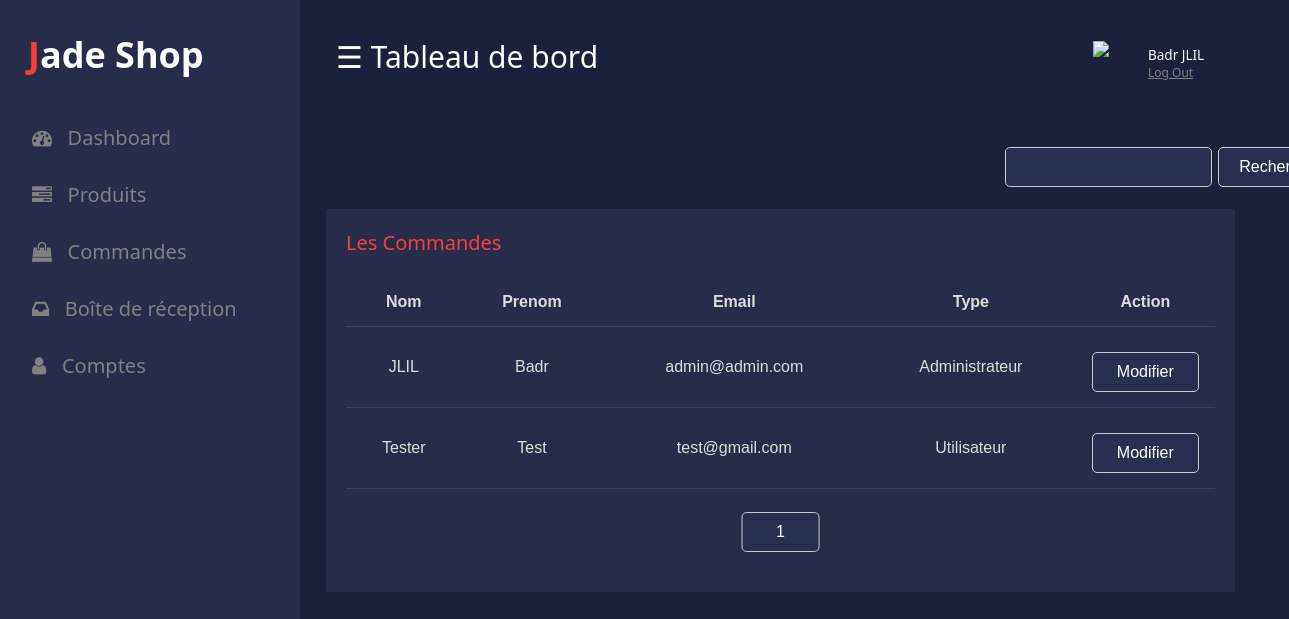
The app's page /admin/users.php (signed in) with its own data.
### tables this page shows
CREATE TABLE `clients` (
  `idClient` int(11) NOT NULL AUTO_INCREMENT,
  `prenom` varchar(10) NOT NULL,
  `nom` varchar(10) NOT NULL,
  `email` varchar(35) NOT NULL,
  `password` varchar(20) NOT NULL,
  `type` varchar(15) NOT NULL DEFAULT 'Utilisateur',
  PRIMARY KEY (`idClient`),
  UNIQUE KEY `email` (`email`)
);

### admin/users.php (the view, shortened to what this page needs)
<?php
require_once("../connexion.php");
if(isset($_GET['lpage'])){
  $lpage=$_GET['lpage'];
}else{
  $lpage=0;
}
if(isset($_GET['keyword'])){
  $keyword=$_GET['keyword'];
  $sql="select idClient, prenom, nom, email, type from Clients WHERE nom like '%$keyword%' OR prenom like '%$keyword%' OR email like '%$keyword%' ";
}else{
  $sql="select idClient, prenom, nom, email, type from Clients";
}
$reponse=mysqli_query($connexion,$sql);
?>
<!Doctype HTML>
<html>
<head>
	<link rel="stylesheet" href="../css/dashboard.css" type="text/css"/>
	<link rel="stylesheet" href="https://cdnjs.cloudflare.com/ajax/libs/font-awesome/4.7.0/css/font-awesome.min.css">
</head>
<body>
<?php include '../comp/admin_header.php';  ?>
<div id="searchbar" >
        <form action="" action="get">
          <div style="display:inline-block;"><input type="text" name="keyword" value="<?php echo $keyword?>"></div>
          <div style="display:inline-block;"><input id="search-btn" type="submit" value="Rechercher"></div>
        </form>
</div>
<br>
<div class="box-8">
		<div class="content-box">
			<p>Les Commandes</p>
			<br/>
      <table class="table">
                  <thead>
                    <tr>
                      <th>Nom</th>
                      <th>Prenom</th>
                      <th>Email</th>
                      <th>Type</th>
                      <th>Action</th>
                    </tr>
                  </thead>
                  <tbody>
                  <?php
                  $row=mysqli_fetch_all($reponse,MYSQLI_ASSOC);
                  $nbr= count($row);
                  $start=$lpage*8;
                  for ($i = $start; $i < $nbr; $i++) {
                    ?>
                    <tr <?php  if($row[$i]['statut'] == "Unread"){ echo "style='background-color: #ec7e0020'";} ?>>
                      <td><?php  echo $row[$i]['nom']?></td>
                      <td><?php  echo $row[$i]['prenom'] ;?></td>
                      <td><?php echo $row[$i]['email'] ?></td>
                      <td><?php  echo $row[$i]['type'] ?></td>
                      <td><button onclick="window.location.href='users.php?id=<?php echo $row[$i]['id'] ?>'">Modifier</button></td>
                    </tr>
                  <?php
                  }?>
                  </tbody>
              </table>
              <div style="display:flex; width :10%; margin-left:50%; transform: translate(-50%, -50%);">
                <?php
                  for($j=0;$j<(ceil($nbr/8));$j++){
                    echo '<button style="margin :0% 5%" onclick="window.location.href=\'inbox.php?';
                    if(isset($_GET['keyword'])){
                      echo "keyword=" . $keyword . "&";
                    }
                    echo "lpage=" . $j . "'\">" . $j+1 . "</button>";
                  }
                ?>
                </div>
		</div>
	</div>
	</div>
</body>
</html>

### comp/admin_header.php (shortened to what this page needs)
<?php
if(isset($_SESSION['user_id'])){
  $user_id = $_SESSION['user_id'];
  $sql="SELECT prenom, nom FROM Clients WHERE idClient = $user_id AND type = 'Administrateur'";
  $query_user=mysqli_query($connexion,$sql);
  $user=mysqli_fetch_assoc($query_user);
}else{
  header("location:login.php");
}
?>
<div id="mySidenav" class="sidenav">
	<p class="logo"><span>J</span>ade Shop</p>
  <a href="index.php" class="icon-a"><i class="fa fa-dashboard icons"></i> &nbsp;&nbsp;Dashboard</a>
  <a href="products.php" class="icon-a"><i class="fa fa-tasks icons"></i> &nbsp;&nbsp;Produits</a>
  <a href="orders.php" class="icon-a"><i class="fa fa-shopping-bag icons"></i> &nbsp;&nbsp;Commandes</a>
  <a href="inbox.php" class="icon-a"><i class="fa fa-inbox icons"></i> &nbsp;&nbsp;Boîte de réception</a>
  <a href="users.php" class="icon-a"><i class="fa fa-user icons"></i> &nbsp;&nbsp;Comptes</a>
</div>
<div id="main">
	<div class="head">
		<div class="col-div-6">
<span style="font-size:30px;cursor:pointer; color: white;" class="nav"  >&#9776; Tableau de bord</span>
</div>
	<div class="col-div-6">
	  <div class="profile">
      <img src="images/user.png" class="pro-img" />
      <p><?php echo $user['prenom'] . " " . $user['nom'] ?> <span><a style=" color:gray;" href="admin_logout.php">Log Out</a></span></p>
  </div>
  </div>
</div>
<br/>

### css/dashboard.css (style rules this page uses)
body { margin:0px; padding: 0px; background-color:#1b203d; font-family: system-ui; }
.logo { margin: 0px; margin-left: 28px; font-weight: bold; color: white; margin-bottom: 30px; }
.logo span { color: #f7403b; }
.sidenav { height: 140%; width: 300px; position: fixed; top: 0; left: 0; background-color: #272c4a; overflow: hidden; transition: 0.5s; padding-top: 30px; }
.sidenav a { padding: 15px 8px 15px 32px; text-decoration: none; font-size: 20px; color: #818181; display: block; transition: 0.3s; }
.sidenav { position: absolute; top: 0; right: 25px; font-size: 36px; }
#main { transition: margin-left .5s; padding: 16px; margin-left: 300px; }
.head { padding:20px; }
.col-div-6 { width: 50%; float: left; }
.profile { display: inline-block; float: right; width: 160px; }
.pro-img { float: left; width: 40px; margin-top: 5px; }
.profile p { color: white; font-weight: 500; margin-left: 55px; margin-top: 10px; font-size: 13.5px; }
.profile p span { font-weight: 400; font-size: 12px; display: block; color: #8e8b8b; }
.content-box { padding: 20px; }
.content-box p { margin: 0px; font-size: 20px; color: #f7403b; }
.box-8, .box-4 { width: 95%; background-color: #272c4a; height: 100%; }
.box-8 { margin-left: 10px; }
table { font-family: arial, sans-serif; border-collapse: collapse; width: 100%; margin-bottom: 5%; }
td, th { text-align: center; padding:15px; color: #ddd; border-bottom: 1px solid #81818140; }
input[type="text"],input[type="submit"],button, textarea { background-color: #292f50; padding: 10px 0px; font-size: 16px; width: 98%; border-radius: 5px; border: 1px solid #cccccc; margin-top: 10px; color: white; }
input[type="submit"],button,#edit-icon { cursor: pointer; }
#searchbar form { width: fit-content; position: relative; right: -72%; }
#search-btn { padding: 10px 20px; }

### records on screen
clients: prenom "Badr", nom "JLIL", email "admin@admin.com", type "Administrateur"
clients: nom "Tester", prenom "Test", email "test@gmail.com", type "Utilisateur"
